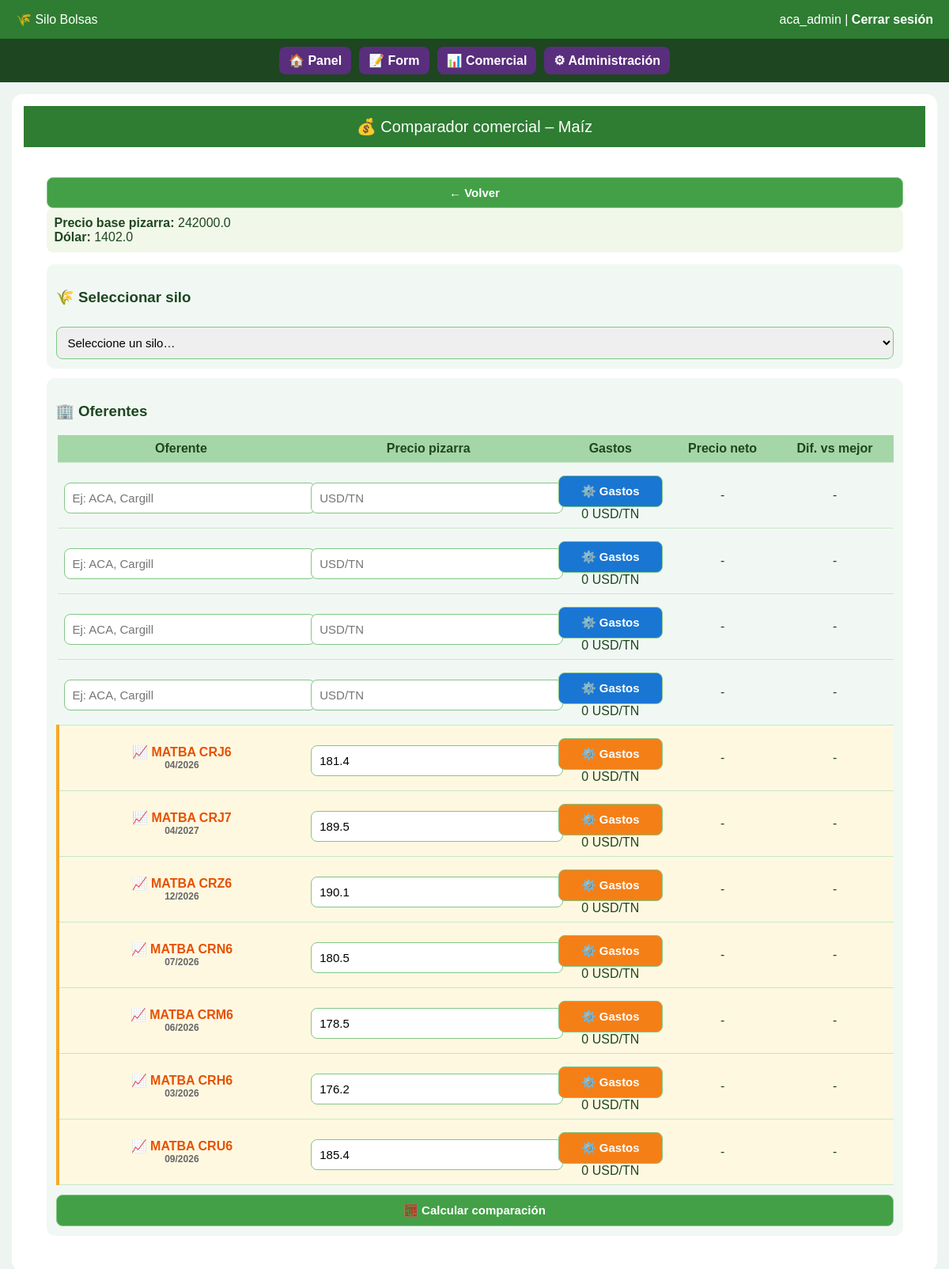
The page /comercial/Maíz (signed in) on the database its author committed.
### tables this page shows
CREATE TABLE usuarios (
            id INTEGER PRIMARY KEY AUTOINCREMENT,
            username TEXT UNIQUE NOT NULL,
            password TEXT NOT NULL,
            rol TEXT NOT NULL,
            empresa_id INTEGER,
            sucursal_id INTEGER,
            es_superadmin INTEGER DEFAULT 0,
            forzar_cambio_password INTEGER DEFAULT 0,
            FOREIGN KEY (empresa_id) REFERENCES empresas(id),
            FOREIGN KEY (sucursal_id) REFERENCES sucursales(id)
        );

CREATE TABLE mercado (
            id INTEGER PRIMARY KEY AUTOINCREMENT,
            empresa_id INTEGER NOT NULL,
            cereal TEXT,
            pizarra_auto REAL,
            fuente TEXT,
            fecha_fuente TEXT,
            pizarra_manual REAL,
            usar_manual INTEGER DEFAULT 0,
            obs_precio TEXT,
            dolar REAL,
            fecha TEXT,
            UNIQUE(empresa_id, cereal),
            FOREIGN KEY (empresa_id) REFERENCES empresas(id)
        );

CREATE TABLE matba (
        id INTEGER PRIMARY KEY AUTOINCREMENT,
        posicion TEXT NOT NULL,
        cereal TEXT,
        precio REAL,
        precio_anterior REAL,
        variacion REAL,
        fecha DATETIME DEFAULT CURRENT_TIMESTAMP
    , mes TEXT);

### comercial/routes.py (the view)
@comercial_bp.route("/<cereal>")
@login_required
def comparador(cereal):
    if not tiene_permiso("comparador"):
        return acceso_denegado("comparador")
    empresa_id = empresa_actual()
    if not empresa_id:
        return redirect(url_for("panel.panel"))
    conn = get_db()
    precio_row = conn.execute("""
        SELECT
            CASE
                WHEN usar_manual = 1 AND pizarra_manual IS NOT NULL
                THEN pizarra_manual
                ELSE pizarra_auto
            END as precio_base,
            dolar
        FROM mercado
        WHERE cereal=? AND empresa_id=?
    """, (cereal, empresa_id)).fetchone()
    precio_base = precio_row["precio_base"] if precio_row and precio_row["precio_base"] else 0
    dolar = precio_row["dolar"] if precio_row and precio_row["dolar"] else 0
    criterio_row = conn.execute("""
        SELECT criterio_futuro
        FROM empresas
        WHERE id=?
    """, (empresa_id,)).fetchone()
    criterio_futuro = criterio_row["criterio_futuro"] if criterio_row else "mas_cercano_actual"
    rows = conn.execute("""
        SELECT
                s.numero_qr,

                (
                SELECT MIN(a.tas)
                FROM analisis a
                JOIN muestreos m ON m.id = a.id_muestreo
                WHERE m.numero_qr = s.numero_qr
                    AND m.empresa_id = s.empresa_id
                    AND a.tas IS NOT NULL
                ) AS tas_min,

            (
              SELECT ROUND(AVG(a.factor),4)
              FROM analisis a
              JOIN muestreos m ON m.id = a.id_muestreo
              WHERE m.numero_qr = s.numero_qr
                AND m.empresa_id = s.empresa_id
                AND a.factor IS NOT NULL
            ) AS factor_prom,

            (
              SELECT ROUND(AVG(a.humedad),2)
              FROM analisis a
              JOIN muestreos m ON m.id = a.id_muestreo
              WHERE m.numero_qr = s.numero_qr
                AND m.empresa_id = s.empresa_id
                AND a.humedad IS NOT NULL
            ) AS humedad_prom,

            (
              SELECT COUNT(*)
              FROM analisis a
              JOIN muestreos m ON m.id = a.id_muestreo
              WHERE m.numero_qr = s.numero_qr
                AND m.empresa_id = s.empresa_id
                AND a.insectos = 1
            ) AS tiene_insectos

        FROM silos s
        WHERE s.estado_silo = 'Activo'
          AND s.cereal = ?
          AND s.empresa_id = ?
        ORDER BY s.numero_qr
    """, (cereal, empresa_id)).fetchall()
    prefijos = {
        "Maíz": "CR",
        "Soja": "SR",
        "Trigo": "WR"
    }
    prefijo = prefijos.get(cereal)
    if prefijo:
        futuros = conn.execute("""
            SELECT posicion, cereal, precio, fecha, mes
            FROM matba
            WHERE posicion LIKE ?
            ORDER BY fecha
        """, (f"{prefijo}%",)).fetchall()
    else:
        futuros = []
    futuro_sugerido = elegir_futuro(futuros, criterio_futuro)
    conn.close()
    silos = []
    for r in rows:
        silo_dict = dict(r)
        silo_dict["tiene_insectos"] = True if r["tiene_insectos"] > 0 else False
        silo_dict["merma_humedad"] = calcular_merma_humedad(
            cereal,
            silo_dict.get("humedad_prom")
        )
        silo_dict["tas_min"] = r["tas_min"]
        silos.append(silo_dict)
    return render_template(
        "comparador.html",
        cereal=cereal,
        silos=silos,
        criterio_futuro=criterio_futuro,
        precio_base=precio_base,
        dolar=dolar,
        futuro_sugerido=futuro_sugerido,
        futuros=futuros
    )

### app.py (called while the page is built, shortened)
@app.context_processor
def inject_permisos():
    return dict(tiene_permiso=tiene_permiso)

@app.context_processor
def inject_estado_contrato():
    empresa_alerta = None
    empresa_vencida = False
    if current_user.is_authenticated and not current_user.es_superadmin:
        conn = get_db()
        empresa = conn.execute("""
            SELECT fecha_vencimiento
            FROM empresas
            WHERE id=?
        """, (current_user.empresa_id,)).fetchone()
        conn.close()
    return dict(
        empresa_alerta=empresa_alerta,
        empresa_vencida=empresa_vencida
    )

@app.context_processor
def inject_empresa_contexto():
    empresa_nombre = None
    return dict(empresa_activa=empresa_nombre)

### auth/models.py (called while the page is built)
    @staticmethod
    def get(user_id):
        conn = get_db()
        row = conn.execute(
            "SELECT * FROM usuarios WHERE id=?",
            (user_id,)
        ).fetchone()
        conn.close()
        if row:
            return User(row)
        return None

### auth/routes.py (called while the page is built)
@login_manager.user_loader
def load_user(user_id):
    return User.get(user_id)

### calculos.py (called while the page is built, shortened)
def merma_maiz(humedad):
    if humedad is None:
        return 0
    if humedad <= 14.5:
        return 0
    h = round(humedad, 1)
    if h not in MERMA_MAIZ:
        h = min(MERMA_MAIZ.keys(), key=lambda x: abs(x - h))
    merma = MERMA_MAIZ[h]
    merma += 0.25
    return round(merma, 2)

def calcular_merma_humedad(cereal, humedad_prom):
    if cereal == "Maíz":
        return merma_maiz(humedad_prom)

### comercial/routes.py (called while the page is built)
def elegir_futuro(futuros, criterio):
    if not futuros:
        return None
    if criterio == "mejor_precio":
        return max(futuros, key=lambda x: x["precio"])
    if criterio == "mas_cercano_actual":
        return futuros[0]
    return futuros[0]

### db.py (called while the page is built)
def get_db():
    conn = sqlite3.connect(DB_NAME)
    conn.row_factory = sqlite3.Row
    return conn

### panel/routes.py (called while the page is built)
def empresa_actual():
    if current_user.es_superadmin:
        return session.get("empresa_contexto")
    return current_user.empresa_id

### permissions.py (called while the page is built, shortened)
def tiene_permiso(pantalla):
    if not current_user.is_authenticated:
        return False
    if current_user.es_superadmin == 1:
        return True
    if current_user.rol == "admin_empresa":
        return True

### templates/comparador.html (shortened to what this page needs)
{% extends "base.html" %}
{% block contenido %}
<!DOCTYPE html>
<html lang="es">
<head>
</head>
<body>
<header>💰 Comparador comercial – {{ cereal }}</header>
<div class="container">
<button onclick="location.href='/comercial'">← Volver</button>
<div style="margin-bottom:15px;padding:10px;background:#f1f8e9;border-radius:8px;">
  <b>Precio base pizarra:</b> {{ precio_base }}
  <br>
  <b>Dólar:</b> {{ dolar }}
</div>
<div class="card">
  <h3>🌾 Seleccionar silo</h3>
  <select id="siloSelect" onchange="onCambioSilo()">
    <option value="">Seleccione un silo…</option>
  </select>
</div>
<div class="card">
  <h3>🏢 Oferentes</h3>
  <table>
<thead>
<tr>
  <th>Oferente</th>
  <th>Precio pizarra</th>
  <th>Gastos</th>
  <th>Precio neto</th>
  <th>Dif. vs mejor</th>
</tr>
</thead>
<tbody>
  {% for i in range(4) %}
  <tr>
    <td>
      <input type="text" placeholder="Ej: ACA, Cargill">
    </td>
    <td>
      <input type="number" step="0.01" placeholder="USD/TN">
    </td>
    <td>
      <button onclick="abrirGastos(this)" style="background:#1976d2">
        ⚙️ Gastos
      </button>
      <div class="small total-gastos">0 USD/TN</div>
    </td>
    <td class="precio-neto">-</td>
    <td class="dif-mejor">-</td>
  </tr>
  {% endfor %}
  {% for f in futuros %}
  <tr class="matba-auto">
    <td>
      <b>📈 MATBA {{ f.posicion }}</b>
      {% if f.mes %}
      <div style="font-size:12px;color:#666;">
      {{ f.mes }}
      </div>
      {% endif %}
    </td>
  <td>
    <input type="number"
           step="0.01"
           value="{{ f.precio }}">
  </td>
  <td>
    <button onclick="abrirGastos(this)" style="background:#f57f17">
      ⚙️ Gastos
    </button>
    <div class="small total-gastos">0 USD/TN</div>
  </td>
  <td class="precio-neto">-</td>
  <td class="dif-mejor">-</td>
</tr>
{% endfor %}
</tbody>
</table>
 <button
  id="btnComparar"
  style="margin-top:12px"
  onclick="calcularComparacion()">
  🧮 Calcular comparación
</button>
</div>
</div>
</body>
</html>
{% endblock %}

### templates/base.html (shortened to what this page needs)
<!DOCTYPE html>
<html lang="es">
<head>
</head>
<body>
<div class="header">
  <div>
    🌾 Silo Bolsas
  </div>
  <div>
    {{ current_user.username }}
    |
    <a href="{{ url_for('auth.logout') }}">Cerrar sesión</a>
  </div>
</div>
{% if current_user.is_authenticated %}
<div class="nav-bar">
    {% if tiene_permiso("panel") %}
        <a href="{{ url_for('panel.panel') }}" class="nav-btn">
            🏠 Panel
        </a>
    {% else %}
        <a href="{{ url_for('panel.panel') }}" class="nav-btn locked">
            🔒 Panel
        </a>
    {% endif %}
    {% if tiene_permiso("form") %}
        <a href="{{ url_for('panel.form') }}" class="nav-btn">
            📝 Form
        </a>
    {% else %}
        <a href="{{ url_for('panel.form') }}" class="nav-btn locked">
            🔒 Form
        </a>
    {% endif %}
    {% if tiene_permiso("comercial") %}
        <a href="{{ url_for('comercial.comercial') }}" class="nav-btn">
            📊 Comercial
        </a>
    {% else %}
        <a href="{{ url_for('comercial.comercial') }}" class="nav-btn locked">
            🔒 Comercial
        </a>
    {% endif %}
    {% if current_user.es_superadmin or tiene_permiso("admin") %}
        <a href="{{ url_for('admin.admin_usuarios') }}" class="nav-btn admin">
            ⚙ Administración
        </a>
    {% else %}
        <a href="{{ url_for('admin.admin_usuarios') }}" class="nav-btn locked admin">
            🔒 Administración
        </a>
    {% endif %}
</div>
{% endif %}
<div class="container">
  {% block contenido %}{% endblock %}
</div>
</body>
</html>

### templates/base.html (style rules this page uses)
body { background:#e6f4ea; font-family:Arial, sans-serif; margin:0; padding:0; color:#1e4620; }
.header { background:#2e7d32; color:white; padding:15px 20px; display:flex; justify-content:space-between; align-items:center; }
.header a { color:white; text-decoration:none; font-weight:bold; }
.container { padding:25px; }
.nav-bar { background:#1e4620; padding:10px; display:flex; gap:10px; justify-content:center; flex-wrap:wrap; }
.nav-btn { background:#592e7d; color:white; padding:8px 14px; border-radius:8px; text-decoration:none; font-weight:bold; }
.nav-btn { padding: 8px 12px; border-radius: 8px; text-decoration: none; font-weight: bold; }

### templates/comparador.html (style rules this page uses)
body { font-family:Arial, sans-serif; background:#eef5f1; margin:0; }
header { background:#2e7d32; color:white; padding:14px; text-align:center; font-size:20px; }
.container { width:95%; margin:15px auto; background:white; border-radius:14px; padding:15px; }
select, button, input { width:100%; padding:10px; margin-top:8px; border-radius:8px; border:1px solid #81c784; font-size:15px; }
button { background:#43a047; color:white; font-weight:bold; cursor:pointer; }
table { width:100%; border-collapse:collapse; margin-top:15px; }
th,td { padding:8px; border-bottom:1px solid #c8e6c9; text-align:center; }
th { background:#a5d6a7 }
.card { background:#f1f8f4; padding:12px; border-radius:10px; margin-top:12px; }
.matba-auto { background: #fff8e1; border-left: 4px solid #f9a825; }
.matba-auto td:first-child { font-weight: bold; color: #e65100; }

### rows shown on the page
usuarios: username "aca_admin"
mercado: dolar "1402.0"
matba: posicion "CRJ6", mes "04/2026", precio "181.4"
matba: posicion "CRJ7", mes "04/2027", precio "189.5"
matba: posicion "CRZ6", mes "12/2026", precio "190.1"
matba: posicion "CRN6", mes "07/2026", precio "180.5"
matba: posicion "CRM6", mes "06/2026", precio "178.5"
matba: posicion "CRH6", mes "03/2026", precio "176.2"
matba: posicion "CRU6", mes "09/2026", precio "185.4"

### other values the page prints
{{ cereal }} "Maíz"
{{ precio_base }} "242000.0"
